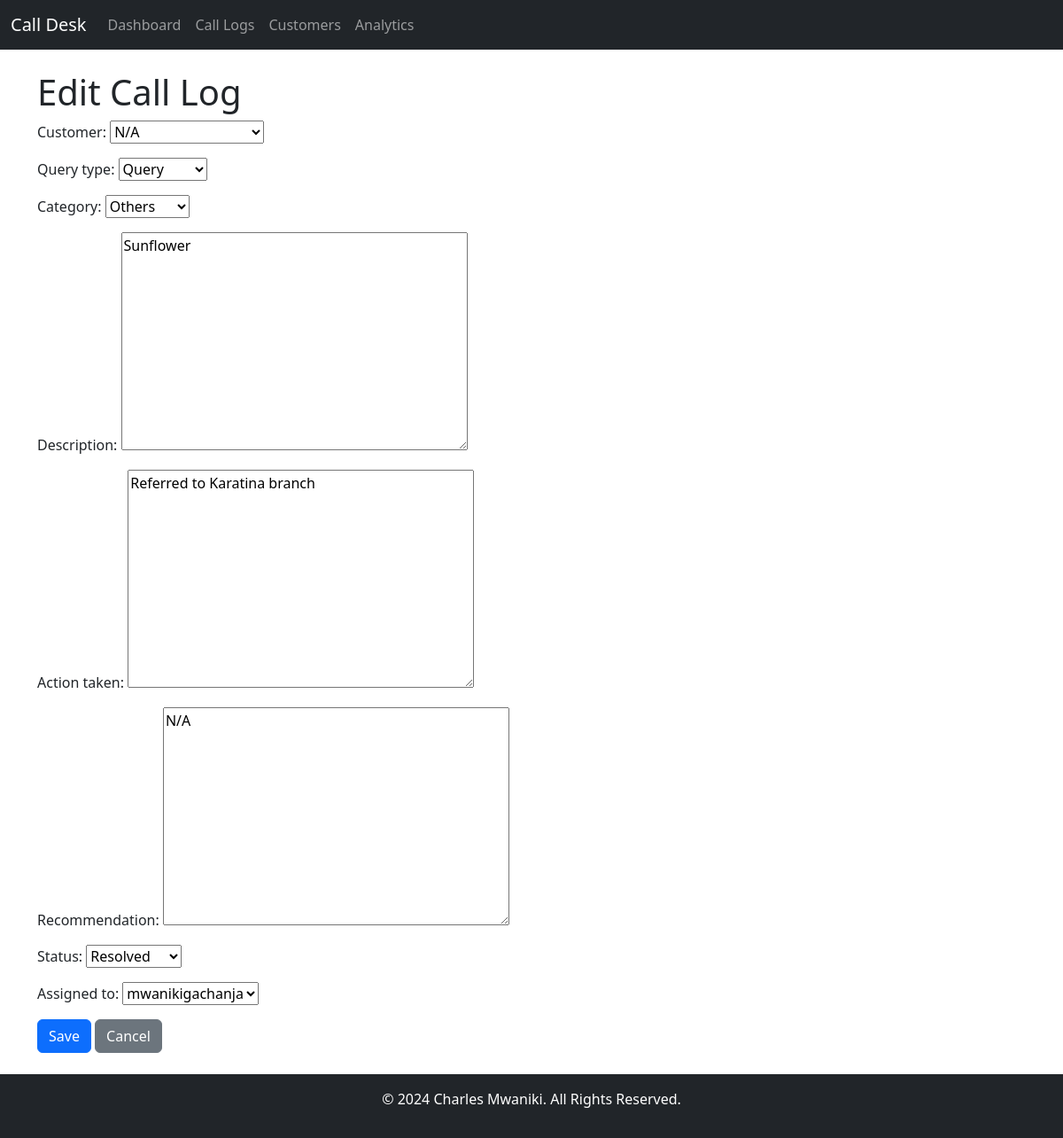
The page /call-log/edit/13/ on the database its author committed.
### calls/models.py (models this page shows, shortened)
class CallLog(models.Model):
    STATUS_CHOICES = [
        ('P', 'Pending'),
        ('IP', 'In Progress'),
        ('R', 'Resolved'),
    ]
    QUERY_CHOICES = [
        ('Complaint', 'Complaint'),
        ('Feedback', 'Feedback'),
        ('Query', 'Query'),
    ]
    CATEGORY_CHOICES = [
        ('Maize', 'Maize'),
        ('Wheat', 'Wheat'),
        ('Beans', 'Beans'),
        ('Fertilizers', 'Fertilizers'),
        ('Others', 'Others'),
    ]
    customer = models.ForeignKey(Customer, on_delete=models.CASCADE)
    query_type = models.CharField(max_length=50, choices=QUERY_CHOICES)
    category = models.CharField(max_length=50, choices=CATEGORY_CHOICES, default='Others')  # New field
    description = models.TextField()
    action_taken = models.TextField(blank=True, null=True)  # New field
    recommendation = models.TextField(blank=True, null=True)  # New field
    logged_by = models.ForeignKey(User, on_delete=models.CASCADE, related_name='logged_calls')
    assigned_to = models.ForeignKey(User, on_delete=models.CASCADE, related_name='assigned_calls', blank=True, null=True)
    status = models.CharField(max_length=2, choices=STATUS_CHOICES, default='P')
    created_at = models.DateTimeField(auto_now_add=True)
    updated_at = models.DateTimeField(auto_now=True)

### calls/views.py (the view)
# urls.py: path('call-log/edit/<int:pk>/', views.edit_call_log, name='edit_call_log'),
def edit_call_log(request, pk):
    call_log = get_object_or_404(CallLog, pk=pk)
    if request.method == "POST":
        form = CallLogForm(request.POST, instance=call_log)
        if form.is_valid():
            form.save()
            messages.success(request, "Call log updated successfully.")
            return redirect('call_log')
    else:
        form = CallLogForm(instance=call_log)
    return render(request, 'edit_call_log.html', {'form': form})

### calls/forms.py
class CallLogForm(forms.ModelForm):
    class Meta:
        model = CallLog
        fields = ['customer', 'query_type', 'category', 'description', 'action_taken', 'recommendation', 'status', 'assigned_to']

### calls/models.py (called while the page is built)
    def __str__(self):
        return self.name

### calls/templates/edit_call_log.html (shortened to what this page needs)
{% extends 'base.html' %}
{% block content %}
<h1>Edit Call Log</h1>
<form method="post">
    {{ form.as_p }}
    <button type="submit" class="btn btn-primary">Save</button>
    <a href="{% url 'call_log' %}" class="btn btn-secondary">Cancel</a>
</form>
{% endblock %}

### rows shown on the page
CallLog: customer "N/A", query_type "Query", category "Others", description "Sunflower", action_taken "Referred to Karatina branch", recommendation "N/A", status "Resolved", assigned_to "mwanikigachanja"
